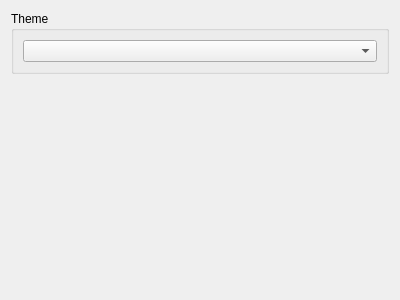
<?xml version="1.0" encoding="UTF-8"?>
<ui version="4.0">
 <class>theme_settings</class>
 <widget class="QWidget" name="theme_settings">
  <property name="geometry">
   <rect>
    <x>0</x>
    <y>0</y>
    <width>400</width>
    <height>300</height>
   </rect>
  </property>
  <property name="windowTitle">
   <string>Form</string>
  </property>
  <layout class="QGridLayout" name="gridLayout_2">
   <item row="0" column="0">
    <widget class="QGroupBox" name="groupBox">
     <property name="sizePolicy">
      <sizepolicy hsizetype="Preferred" vsizetype="Preferred">
       <horstretch>0</horstretch>
       <verstretch>0</verstretch>
      </sizepolicy>
     </property>
     <property name="title">
      <string>Theme</string>
     </property>
     <layout class="QGridLayout" name="gridLayout">
      <item row="0" column="0">
       <widget class="QComboBox" name="theme_combobox"/>
      </item>
     </layout>
    </widget>
   </item>
   <item row="1" column="0">
    <spacer name="verticalSpacer">
     <property name="orientation">
      <enum>Qt::Orientation::Vertical</enum>
     </property>
     <property name="sizeHint" stdset="0">
      <size>
       <width>20</width>
       <height>40</height>
      </size>
     </property>
    </spacer>
   </item>
  </layout>
 </widget>
 <resources/>
 <connections/>
</ui>
